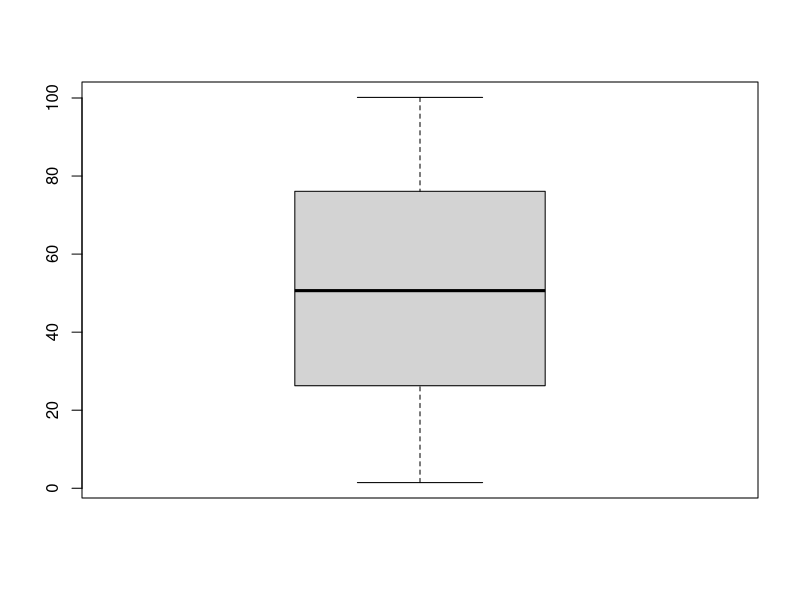
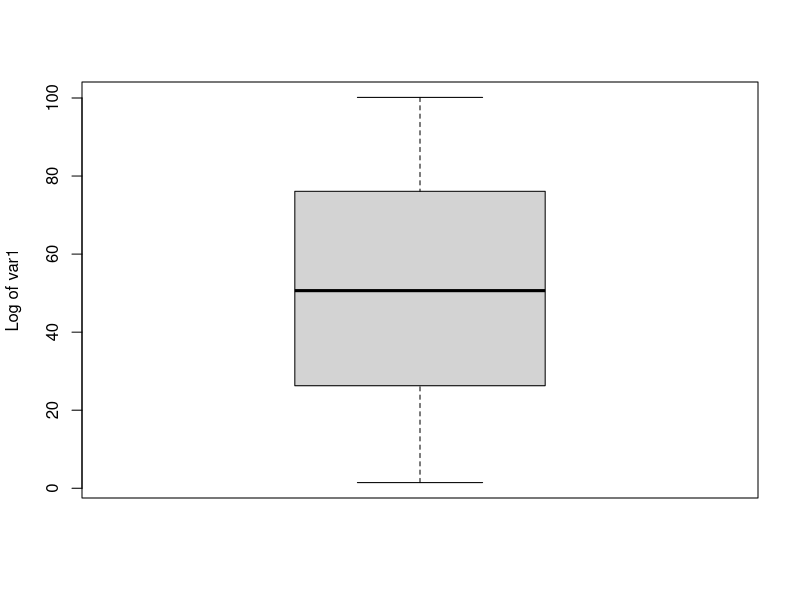
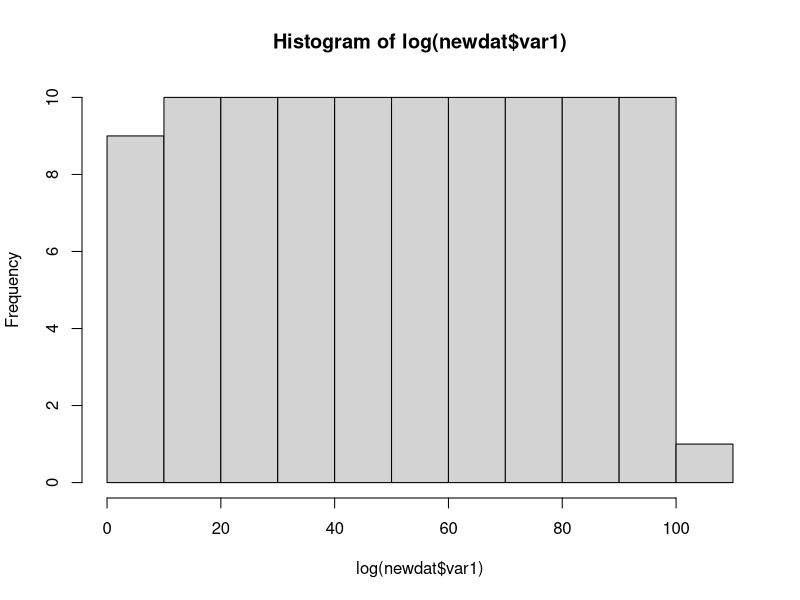
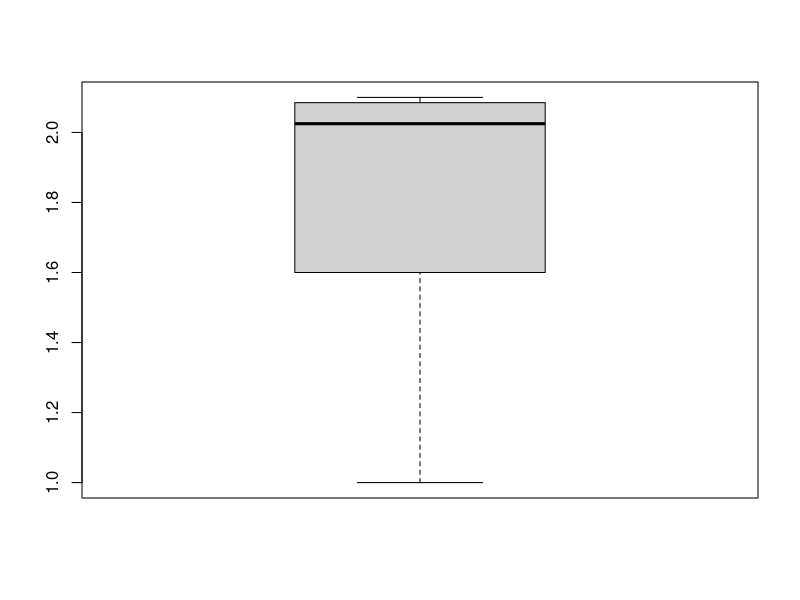
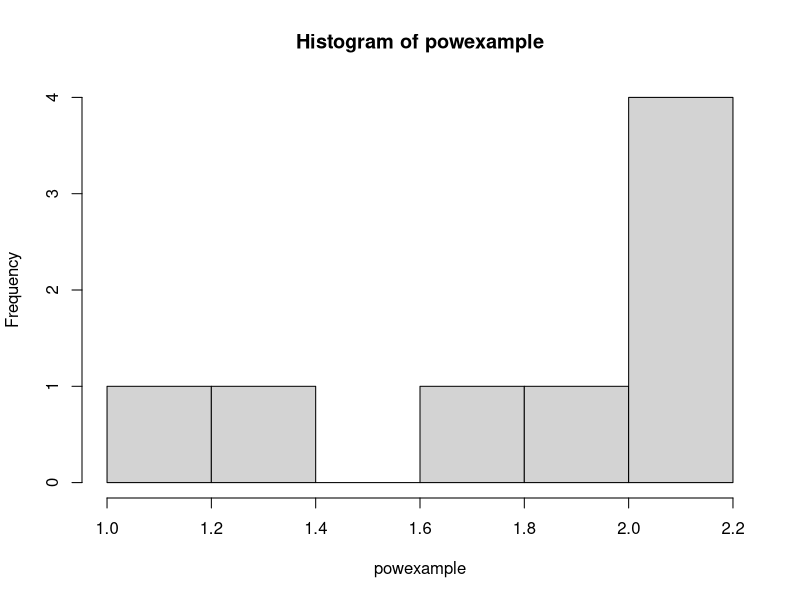
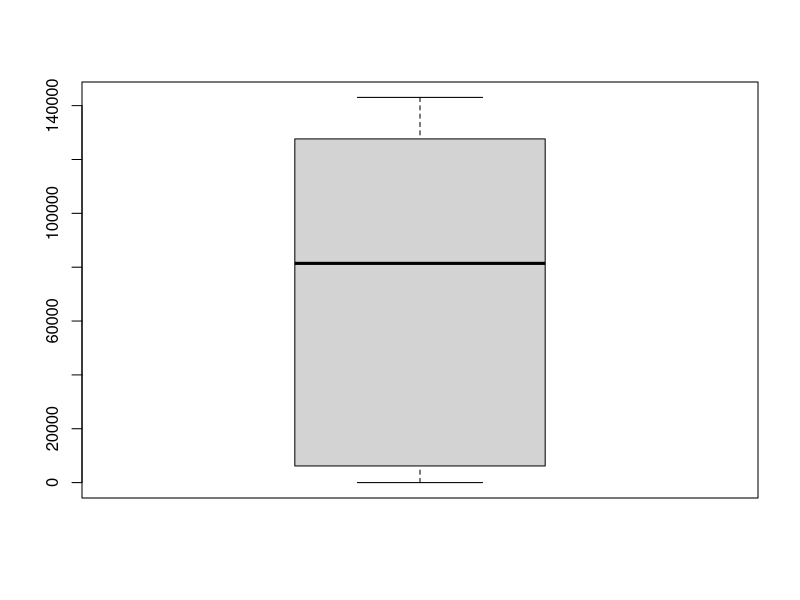
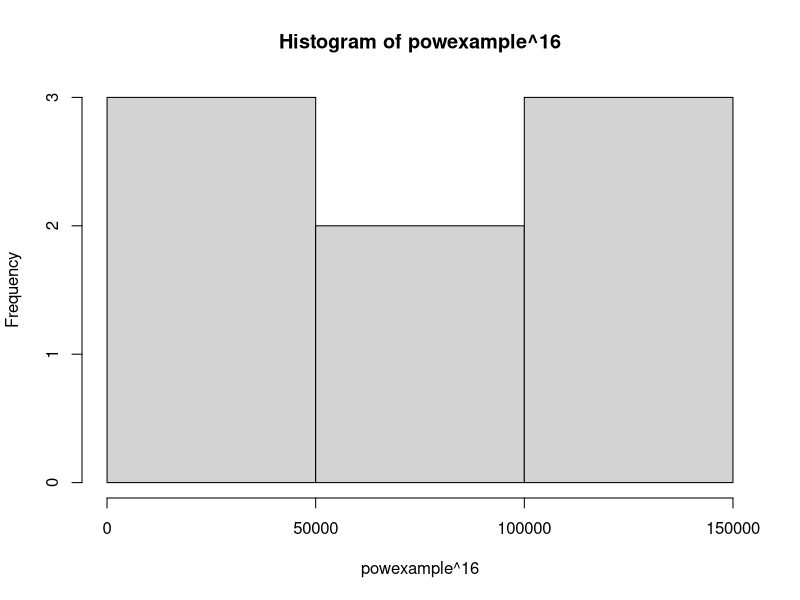
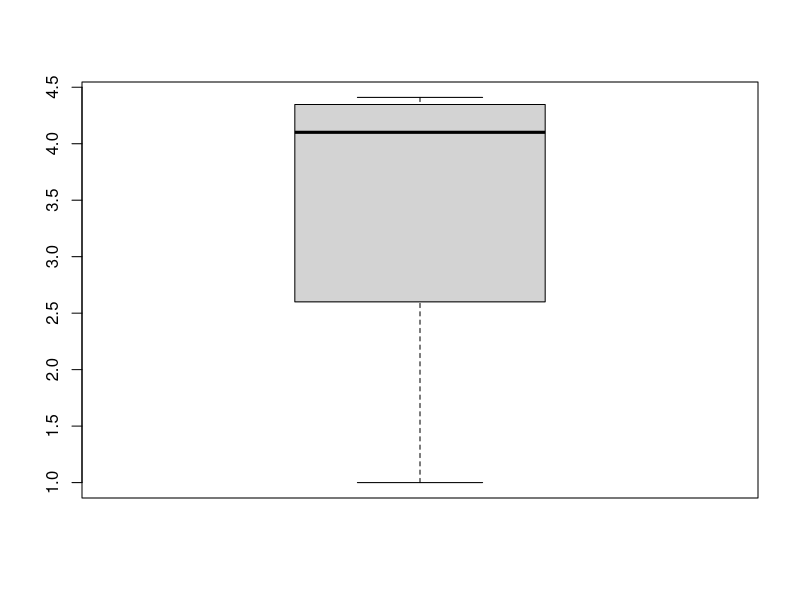

Write R code to recreate these figures, in order. (Note: this script raises an error after producing the figures.)
install.packages('readxl')
install.packages('car')
install.packages('hexbin')


library(readxl)
library(car)
library(hexbin)



avggrade <- c("A","A","C","D","F","B","B","A","D","C")
major <- c("Math","CS","Math","CS","CS","Stats","Math","CS","Math","Stats")
units <- c(48, 32, 50, 42, 48, 26, 40, 36, 40, 52)
courses <- c("4", "8", "12", "unknown", "12", "6", "10", "9", "10", "13")

samp <- data.frame(major, units, courses, avggrade)

remove(major, units, courses, avggrade)


num_major <- as.numeric(samp$major)
num_courses <- as.numeric(as.character(samp$courses))
num_avggrade_temp <- factor(samp$avggrade, levels = c("A", "B", "C", "D", "F"), labels = 4:0)
num_avggrade <- as.numeric(as.character(num_avggrade_temp))


## Common non-linear transformations include exp(), log(), sqrt(),or power (usually squared or cubed)
newdat <- read.table("rand1.txt", sep = "\t", header = T)		## sep = ";", sep = ".", sep = ","
head(newdat)
summary(newdat)
## 4.000e+00 	means 4 * 10^0	 = 4
## 3.877e+11 means 3.877 * 10^11 = 387,700,000,000
## 1.166e+22   this is the same as 1.166 * 10^22 (scientific notation)


boxplot(log(newdat$var1))
boxplot(log(newdat$var1), ylab = "Log of var1")	
hist(log(newdat$var1))

library(readxl)
library(car)
library(hexbin)


##### You CAN create new transformed variables #####
newdat$lnvar1 <- log(newdat$var1)
newdat$sqrtvar2 <- sqrt(newdat$var2)
newdat$var6mils <- newdat$var6 / 1000000
summary(newdat)


powexample <- c(1, 1.4, 1.8, 2, 2.1, 2.05, 2.08, 2.09)
boxplot(powexample)
hist(powexample)
boxplot(powexample^16)		## arbitrarily picked 16th power
hist(powexample^16)

boxplot(powexample^2)			## trade-off between keeping things simple/interpretable vs. looking "nice"
hist(powexample^2)

## age is a variable that you'll see commonly using ^2
##	(young and old are more similar -- U shape)





########## Scatter Plots and Regression ##########

##### Read in dataset #####
poverty<-read_excel("poverty.xls", sheet = 1)
poverty<-as.data.frame(poverty)			## Convert tibble to data frame
poverty$gnp<-as.numeric(poverty$gnp)		## convert gnp to numeric
poverty <- poverty[!is.na(poverty$gnp),]	## Removing countries without GNP


plot(poverty[,2:4])



## Main labels, text labels, and gridlines
plot(poverty$birthrt, poverty$deathrt, main = "Birth and Death Rates Scatterplot", 
     pch = 17, col = "red", xlab = "Birth Rate", ylab = "Death Rate")
text(25,20, labels = "Label centered at (25,20)...........", adj=0.5)
text(24, 6, labels = "Albania")
## adj = 0 is left/bottom aligned, 1 is right/top aligned, and 0.5 is centered
grid(col = "grey30")

##??? PRACTICE: Graph male life expectancy vs. female life expectancy by region
plot(poverty$lexpm[poverty$region == 1], poverty$lexpf[poverty$region == 1], main = 'Life expectancy male V.S. female',
     xlim = c(30,80), ylim = c(30,85), xlab = 'male age', ylab = 'female age', pch = 17, col = 'red')

points(poverty$lexpm[poverty$region == 2], poverty$lexpf[poverty$region == 2],
       pch = 17, col = 'orange')
points(poverty$lexpm[poverty$region == 3], poverty$lexpf[poverty$region == 3],
       pch = 17, col = 'yellow')
points(poverty$lexpm[poverty$region == 4], poverty$lexpf[poverty$region == 4],
       pch = 17, col = 'green')
points(poverty$lexpm[poverty$region == 5], poverty$lexpf[poverty$region == 5],
       pch = 17, col = 'blue')
points(poverty$lexpm[poverty$region == 6], poverty$lexpf[poverty$region == 6],
       pch = 17, col = 'purple')
legend('topleft', c('region1', 'region2', 'region3', 'region4', 'region5', 'region6'),
                    col = c('red','orange', 'yellow', 'green', 'blue', 'purple'),
       pch = 17)


model <- lm(poverty$lexpm, poverty$lexpf)
model <- lm(lexpm~lexpf, data = poverty)
model
summary(model)

model0 <- lm(lexpf~lexpm, data=poverty)
model0
summary(model0)


model1 <- lm(infmort~lexpf, data=poverty)
model1
summary(model1)
plot(model1)



modelx <- lm(poverty$deathrt ~ poverty$birthrt)
plot(poverty$birthrt, poverty$deathrt)
abline(modelx)
plot(modelx)



## You can also use plot for 1 variable only
plot(poverty$lexpm)		## Left-to-right in order of your dataset



##### Other Scatter Plot Specials #####
## plot() gives you a new plot
## 	type = "p" gives points, default
## 	"l" lines
##	"b" both lines and points, "o" similar to "b", 
## 	"c" lines with spaces,
## 	"h" histogram-like vertical lines
##	"s" stair steps
##	"n" no plotting
## points() adds points to the existing plot
## abline() adds lines to an existing plot


## This will give you the same thing as plot()
## except in two steps (axes first, then points)
plot(poverty$lexpm, type = "p")
lines(poverty$lexpm, col = "red", type = "p")	## adding points to the graph


names(poverty)

order <- poverty[order(poverty$lexpm, poverty$lexpm),]
order2 <- poverty[order(poverty$lexpm),]

plot(order2$lexpm, order2$lexpf, type = 'l')
plot(order$lexpm, order$lexpf, type = 'l')


write.csv(order, 'order.csv')
write.csv(order2, 'order2.csv')



plot(poverty$lexpf, poverty$birthrt, xlim =c(30,80),
     ylim=c(0,70))
smooth <- smooth.spline(poverty$lexpf, poverty$birthrt, spar = 0.5)
lines(smooth, col='red', lwd= 2)


model3 <- lm(birthrt~I(lexpf^2), data=poverty)
model4 <- lm(birthrt~I(lexpf^2), data = poverty)
summary(model3)
plot(model3)
plot(model4)


normalpoints <- rnorm(1000000) ## a million random points drawn from the normal distribution
plot(density(normalpoints))
polygon(density(normalpoints), col = "red")		

normalpoints <- rnorm(100000) ## a million random points drawn from the normal distribution
plot(density(normalpoints))
polygon(density(normalpoints), col = "green")		



pnorm(72, mean=81, sd= 8)
pnorm(-1.125)



##### PRACTICE!
##??? Test A had mean = 81, standard deviation = 5. On Test A, you scored 85.
##	Test B had mean = 81, standard deviation = 8. On Test B, you scored 87.
##	1. Which test did you do better on?
##	For each Test:
##	2. Draw the normal density plot and line showing where you landed.
##	3. Label on your plot how many students you did better/worse than

testA <- pnorm(85, mean = 81, sd = 5)
testB <- pnorm(87, mean = 81, sd = 8)
testA > testB

normalpoints2 <- rnorm(1000000)
plot(density(normalpoints2))
abline(v=0.7881446, lty = 2, col = 'blue' )
abline(v=0.7733726, lty = 2, col = 'red' )
text(-2,0.2, labels = '78.81% of student \nbelow me in Test A')
text(3,0.2, labels = '21.19% of student \nbelow me in Test A')
pnorm(85, mean = 81, sd = 5, lower.tail = F)


1 - pnorm(75, mean = 81, sd =5) - pnorm(85, mean = 81, sd =5, lower.tail = F)
